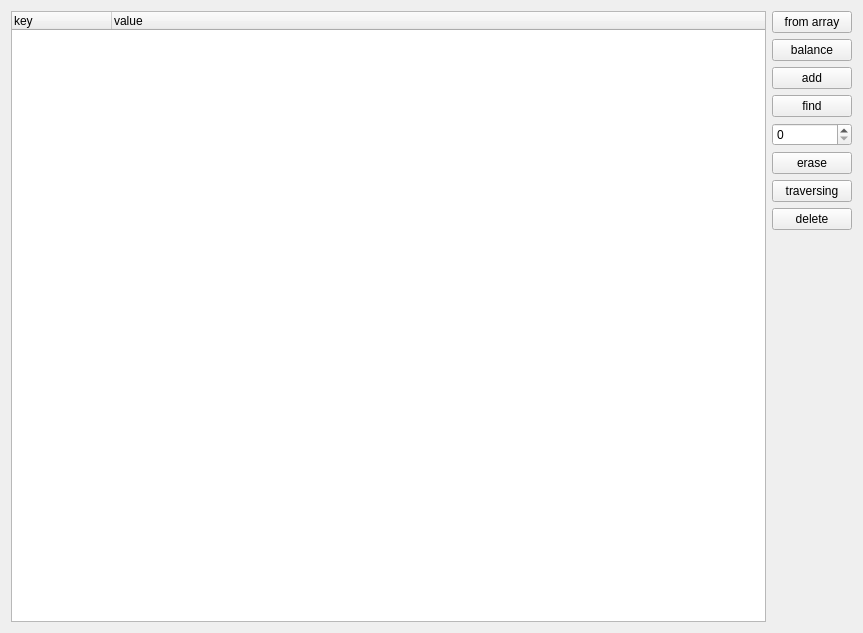
<?xml version="1.0" encoding="UTF-8"?>
<ui version="4.0">
 <class>Widget</class>
 <widget class="QWidget" name="Widget">
  <property name="geometry">
   <rect>
    <x>0</x>
    <y>0</y>
    <width>863</width>
    <height>633</height>
   </rect>
  </property>
  <property name="windowTitle">
   <string>Widget</string>
  </property>
  <layout class="QVBoxLayout" name="verticalLayout_2">
   <item>
    <layout class="QHBoxLayout" name="horizontalLayout">
     <item>
      <widget class="QTreeWidget" name="treeWidget">
       <column>
        <property name="text">
         <string>key</string>
        </property>
       </column>
       <column>
        <property name="text">
         <string>value</string>
        </property>
       </column>
      </widget>
     </item>
     <item>
      <layout class="QVBoxLayout" name="verticalLayout">
       <item>
        <widget class="QPushButton" name="pushButton">
         <property name="sizePolicy">
          <sizepolicy hsizetype="Minimum" vsizetype="Fixed">
           <horstretch>0</horstretch>
           <verstretch>0</verstretch>
          </sizepolicy>
         </property>
         <property name="text">
          <string>from array</string>
         </property>
        </widget>
       </item>
       <item>
        <widget class="QPushButton" name="pushButton_2">
         <property name="sizePolicy">
          <sizepolicy hsizetype="Minimum" vsizetype="Fixed">
           <horstretch>0</horstretch>
           <verstretch>0</verstretch>
          </sizepolicy>
         </property>
         <property name="text">
          <string>balance</string>
         </property>
        </widget>
       </item>
       <item>
        <widget class="QPushButton" name="pushButton_3">
         <property name="sizePolicy">
          <sizepolicy hsizetype="Minimum" vsizetype="Fixed">
           <horstretch>0</horstretch>
           <verstretch>0</verstretch>
          </sizepolicy>
         </property>
         <property name="text">
          <string>add</string>
         </property>
        </widget>
       </item>
       <item>
        <widget class="QPushButton" name="pushButton_4">
         <property name="sizePolicy">
          <sizepolicy hsizetype="Minimum" vsizetype="Fixed">
           <horstretch>0</horstretch>
           <verstretch>0</verstretch>
          </sizepolicy>
         </property>
         <property name="text">
          <string>find</string>
         </property>
        </widget>
       </item>
       <item>
        <widget class="QSpinBox" name="spinBox"/>
       </item>
       <item>
        <widget class="QPushButton" name="pushButton_5">
         <property name="sizePolicy">
          <sizepolicy hsizetype="Minimum" vsizetype="Fixed">
           <horstretch>0</horstretch>
           <verstretch>0</verstretch>
          </sizepolicy>
         </property>
         <property name="text">
          <string>erase</string>
         </property>
        </widget>
       </item>
       <item>
        <widget class="QPushButton" name="pushButton_6">
         <property name="sizePolicy">
          <sizepolicy hsizetype="Minimum" vsizetype="Fixed">
           <horstretch>0</horstretch>
           <verstretch>0</verstretch>
          </sizepolicy>
         </property>
         <property name="text">
          <string>traversing</string>
         </property>
        </widget>
       </item>
       <item>
        <widget class="QPushButton" name="pushButton_7">
         <property name="text">
          <string>delete</string>
         </property>
        </widget>
       </item>
       <item>
        <spacer name="verticalSpacer">
         <property name="sizePolicy">
          <sizepolicy hsizetype="Fixed" vsizetype="Expanding">
           <horstretch>0</horstretch>
           <verstretch>0</verstretch>
          </sizepolicy>
         </property>
         <property name="orientation">
          <enum>Qt::Vertical</enum>
         </property>
         <property name="sizeHint" stdset="0">
          <size>
           <width>20</width>
           <height>40</height>
          </size>
         </property>
        </spacer>
       </item>
      </layout>
     </item>
    </layout>
   </item>
  </layout>
 </widget>
 <resources/>
 <connections/>
</ui>
